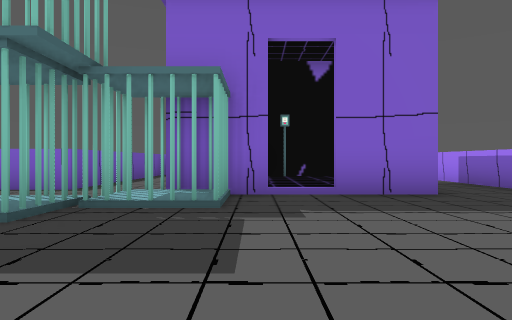
view 1 (above)

17 first-person views from a walk through a Godot game level. The camera is 1.4 m above the floor, looks level and sees 70° across. The floor is counted in squares, 2.76 m on a side. Each view is taken from the middle of a square. On the plan, view 1 faces up. The plan holds only what a view shows up to about 9 squares ahead; the rest is blank. The place goes on beyond the plan. Characters and animated objects are not drawn.

view 2
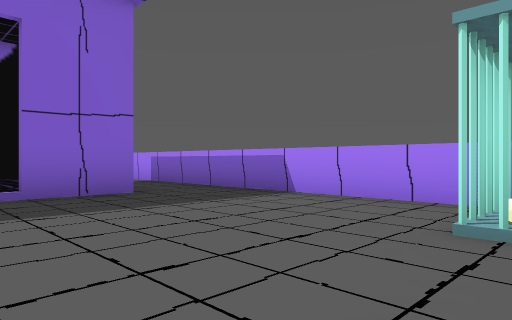

view 3
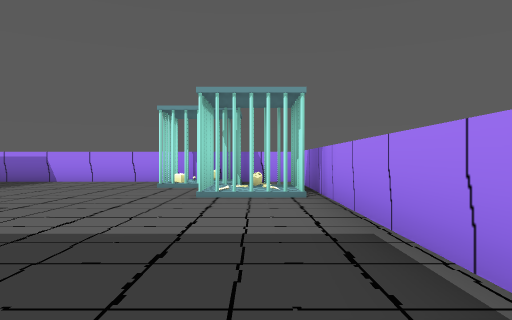

view 4
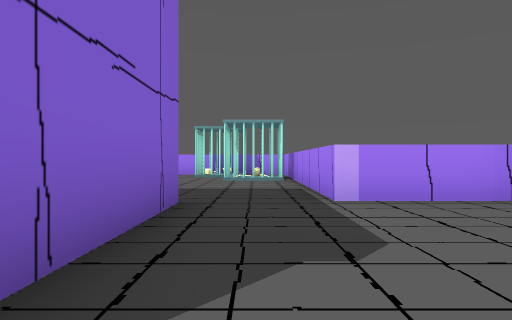

view 5
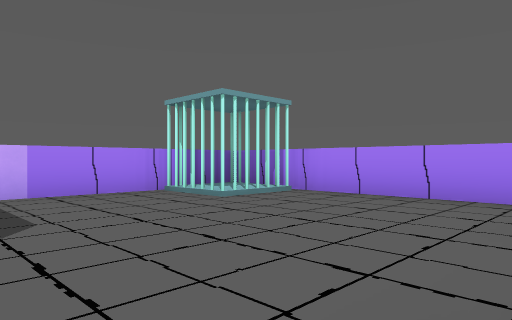

view 6
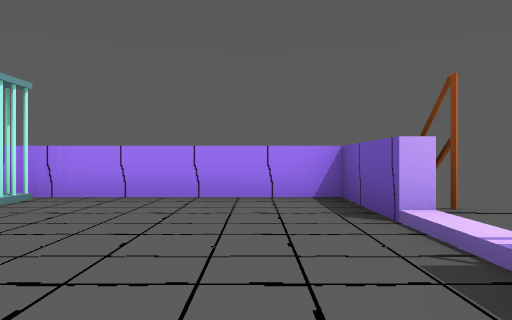

view 7
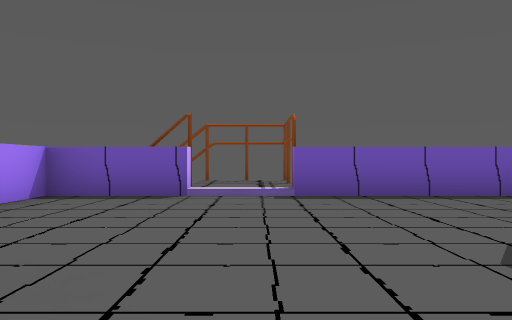

view 8
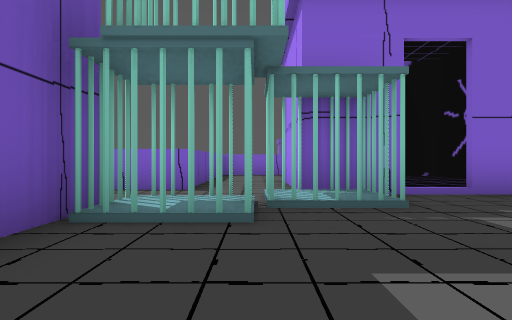

view 9
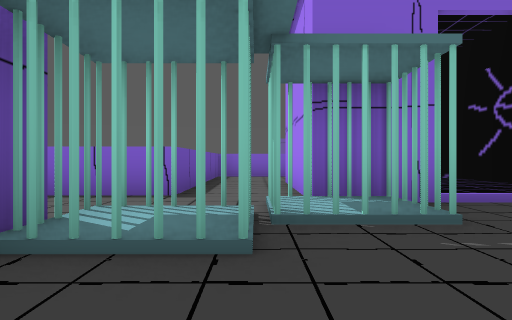

view 10
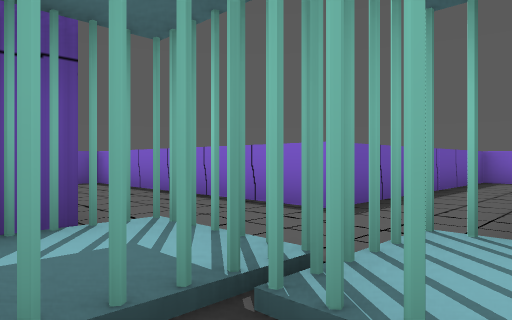

view 11
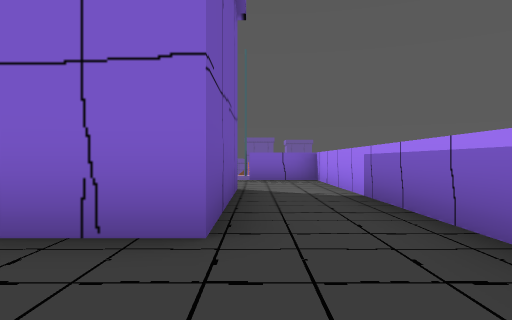

view 12
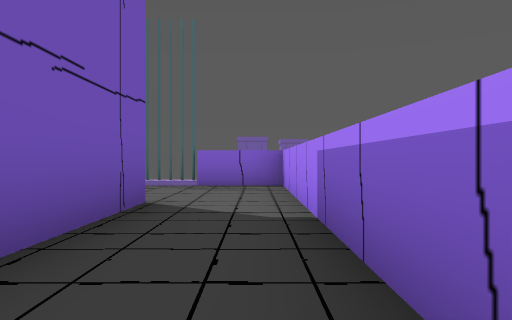

view 13
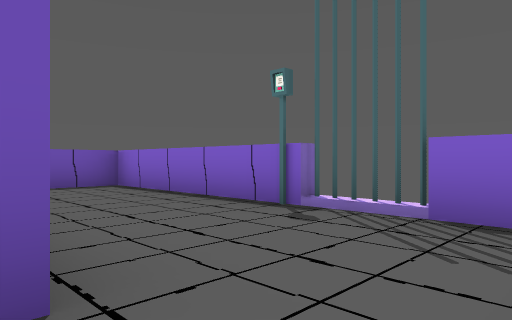

view 14
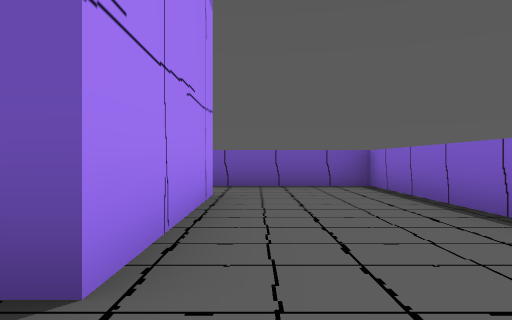

view 15
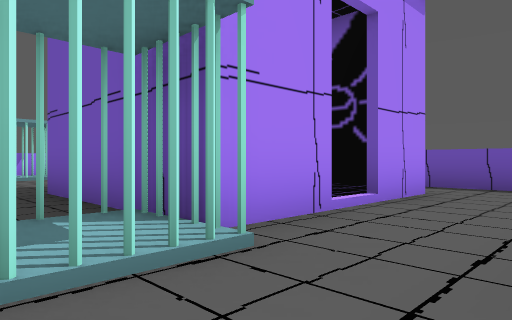

view 16
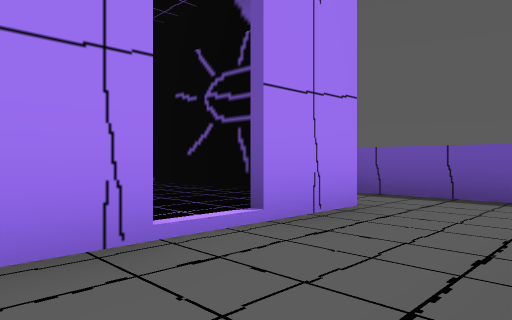

view 17
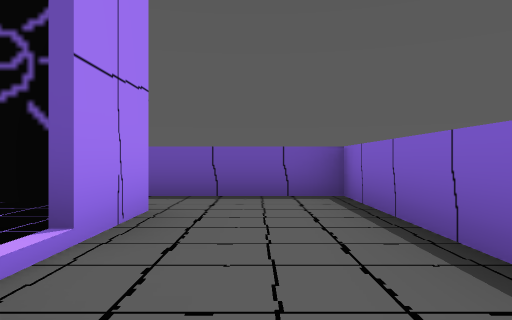

### Floor plan
Key: @ floor where view 1 was taken; # wall or solid block; . main floor; : floor 0.25 m higher than the main floor; / step, stairs or slope; v drop or lower ground; T thing the floor can be seen under or through.
Columns run from 12 left of view 1 to 5 right of it. Each row starts with its distance up from view 1.
 13         ##########
 12         #.....##.#
 11         #........#
 10         #........#
  9         #..#####.#
  8         #..#:::#.#
  7   #######..#:::#.#
  6   #........T:::#.#
  5   #.......TT#.##.#
  4   #.##/#TTTT#....#
  3   ###:: TTT......#
  2    ##:: #........#
  1   ###:  #......###
  0   #.#####...@####
 -1   #..........##
 -2  ##......#####
 -3 ##:/.....#
 -4 #vv/...###
 -5   #....##
 -6    #####

Where each view was taken, in squares from view 1:
view 1: 0 up, 0 right, facing up
view 2: 0 up, 0 right, facing up-right
view 3: 1 down, 4 left, facing right
view 4: 1 down, 8 left, facing right
view 5: 1 down, 9 left, facing down-right
view 6: 1 down, 8 left, facing down
view 7: 3 down, 4 left, facing left
view 8: 0 up, 2 left, facing up
view 9: 1 up, 2 left, facing up
view 10: 3 up, 1 left, facing up-left
view 11: 3 up, 3 right, facing up
view 12: 5 up, 4 right, facing up
view 13: 9 up, 4 right, facing up-left
view 14: 10 up, 4 right, facing left
view 15: 6 up, 2 left, facing down-left
view 16: 6 up, 4 left, facing down-left
view 17: 5 up, 4 left, facing left
